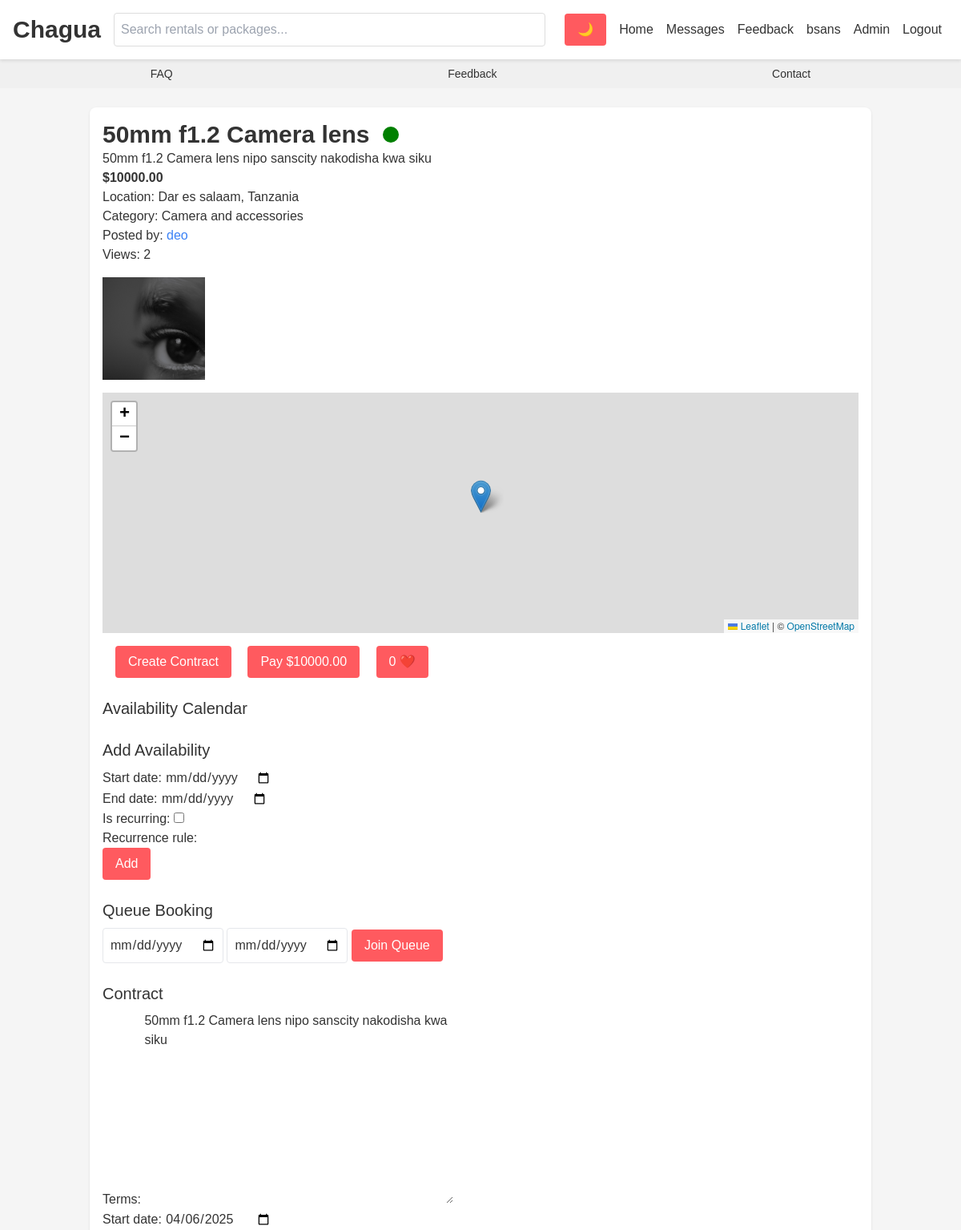
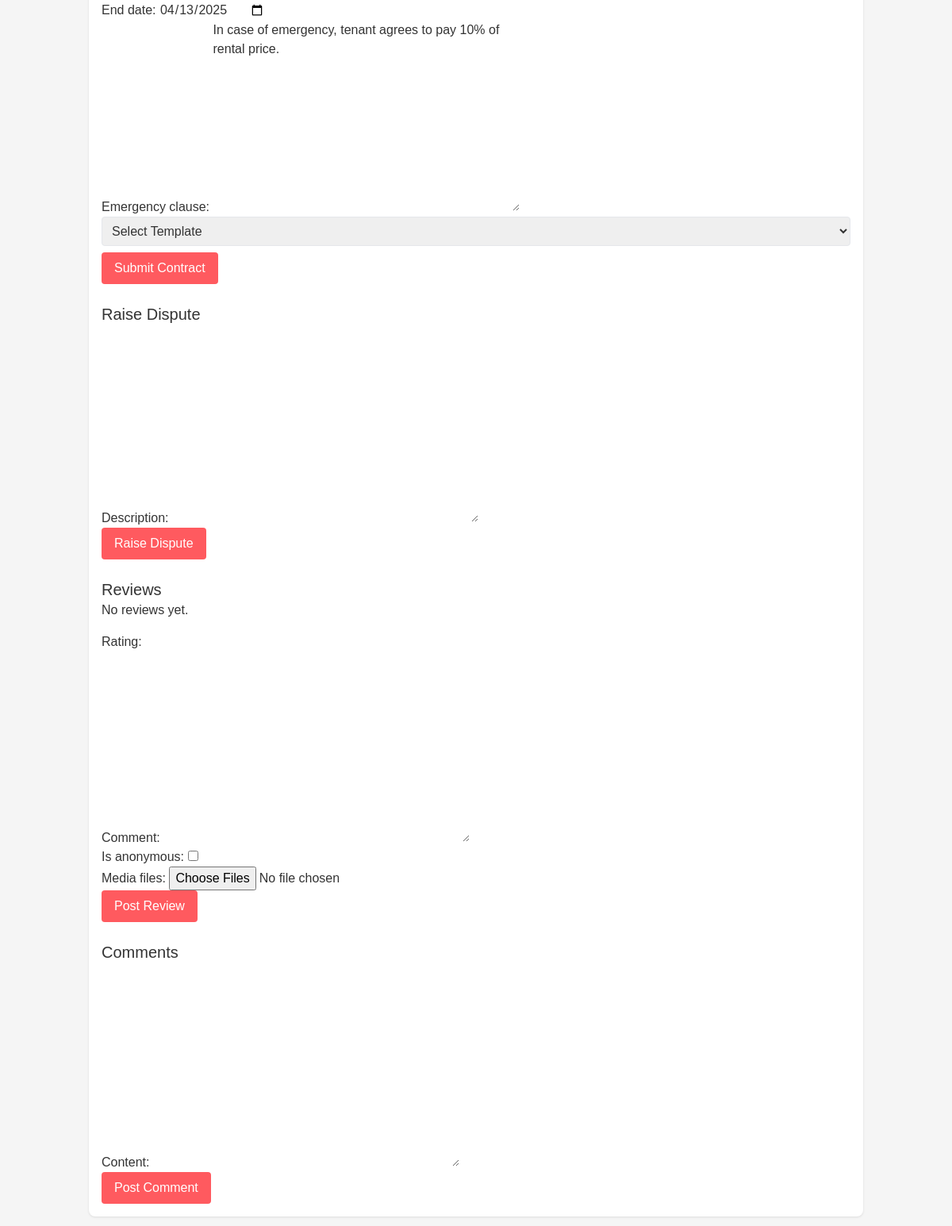
The page /rental/1/ (signed in) on the database its author committed (2 pictures, top to bottom).
### core/models.py (models this page shows, shortened)
class User(AbstractUser):
    USER_TYPE_CHOICES = (('individual', 'Individual'), ('business', 'Business'))
    BADGE_CHOICES = (('blue', 'Blue'), ('green', 'Green'), ('gold', 'Gold'))
    user_type = models.CharField(max_length=10, choices=USER_TYPE_CHOICES, default='individual')
    email = models.EmailField(unique=True)
    phone_number = models.CharField(max_length=15, blank=True)
    profile_picture = models.ImageField(upload_to='profile_pics/', blank=True, null=True)
    is_verified = models.BooleanField(default=False)
    verification_document = models.FileField(upload_to='verification_docs/', blank=True, null=True)
    trust_badge = models.BooleanField(default=False)
    badge_color = models.CharField(max_length=10, choices=BADGE_CHOICES, blank=True, null=True)
    is_premium = models.BooleanField(default=False)
    bio = models.TextField(blank=True)
    is_custom_admin = models.BooleanField(default=False)
    admin_permissions = models.JSONField(default=dict)
    followers = models.ManyToManyField('self', symmetrical=False, related_name='following', blank=True)
    theme_preference = models.CharField(max_length=10, choices=(('light', 'Light'), ('dark', 'Dark')), default='light')
    perfect_activity_since = models.DateTimeField(null=True, blank=True)
    city = models.CharField(max_length=100, blank=True)
    country = models.CharField(max_length=100, blank=True)
    def __str__(self):
        return self.username

class Rental(models.Model):
    owner = models.ForeignKey(User, on_delete=models.CASCADE, related_name='rentals')
    team = models.ForeignKey(Team, on_delete=models.SET_NULL, null=True, blank=True, related_name='rentals')
    category = models.ForeignKey(Category, on_delete=models.SET_NULL, null=True)
    title = models.CharField(max_length=255)
    description = models.TextField()
    price = models.DecimalField(max_digits=10, decimal_places=2, validators=[MinValueValidator(0)])
    city = models.CharField(max_length=100, blank=True)
    country = models.CharField(max_length=100, blank=True)
    latitude = models.FloatField(null=True, blank=True)
    longitude = models.FloatField(null=True, blank=True)
    created_at = models.DateTimeField(auto_now_add=True)
    media = models.ManyToManyField('Media', blank=True)
    likes = models.ManyToManyField(User, related_name='liked_rentals', blank=True)
    views = models.PositiveIntegerField(default=0)
    is_verified = models.BooleanField(default=False)
    is_featured = models.BooleanField(default=False)
    boosted = models.BooleanField(default=False)

class Category(models.Model):
    name = models.CharField(max_length=50)
    slug = models.SlugField(unique=True)

class Media(models.Model):
    file = models.FileField(upload_to='rental_media/', max_length=255)
    uploaded_by = models.ForeignKey(User, on_delete=models.CASCADE)
    uploaded_at = models.DateTimeField(auto_now_add=True)

### core/views.py (the view, shortened to what this page needs)
# urls.py: path('rental/<int:rental_id>/', views.rental_detail, name='rental_detail'),
def rental_detail(request, rental_id):
    rental = get_object_or_404(Rental, id=rental_id)
    rental.views += 1
    rental.save()
    comments = rental.comments.filter(parent__isnull=True)
    comment_form = CommentForm()
    review_form = ReviewForm()
    availability_form = AvailabilityForm()
    dispute_form = DisputeForm()
    task_form = TaskForm()
    contract_form = ContractForm(initial={'terms': rental.description, 'start_date': timezone.now().date(), 'end_date': timezone.now().date() + timezone.timedelta(days=7)})
    if request.headers.get('X-Requested-With') == 'XMLHttpRequest':
        return JsonResponse({'comments': [c.content for c in comments], 'availabilities': [{'start': a.start_date.isoformat(), 'end': a.end_date.isoformat()} for a in rental.availabilities.all()]})
    return render(request, 'core/rental_detail.html', {
        'rental': rental, 'comments': comments, 'comment_form': comment_form, 'review_form': review_form,
        'availability_form': availability_form, 'dispute_form': dispute_form, 'task_form': task_form,
        'contract_form': contract_form, 'templates': ContractTemplate.objects.all()
    })

### core/forms.py
class CommentForm(forms.ModelForm):
    class Meta:
        model = Comment
        fields = ['content']

class ReviewForm(forms.ModelForm):
    media_files = forms.FileField(widget=MultiFileInput(), required=False)  # Use custom MultiFileInput
    class Meta:
        model = Review
        fields = ['rating', 'comment', 'is_anonymous']

### core/templates/core/rental_detail.html (shortened to what this page needs)
{% extends 'core/base.html' %}
{% load i18n %}
{% block content %}
    <div class="card" data-rental-id="{{ rental.id }}">
        <h1 class="text-3xl font-bold">{{ rental.title }} {% if rental.is_verified %}<span class="badge green"></span>{% endif %}</h1>
        <p>{{ rental.description }}</p>
        <p class="font-bold">${{ rental.price }}</p>
        <p>{% trans "Location" %}: {{ rental.city }}, {{ rental.country }}</p>
        <p>{% trans "Category" %}: {{ rental.category.name }}</p>
        <p>{% trans "Posted by" %}: <a href="{% url 'profile' rental.owner.username %}" class="text-blue-500">{{ rental.owner }}</a></p>
        <p>{% trans "Views" %}: {{ rental.views }}</p>
        <div class="mt-4">
            {% for media in rental.media.all %}
                <img src="{{ media.file.url }}" class="w-32 h-32 object-cover inline-block mr-2 cursor-pointer" onclick="showModal('media-{{ media.id }}')">
            {% endfor %}
        </div>
        {% if rental.latitude and rental.longitude %}
            <div id="map-{{ rental.id }}" class="map mt-4" data-lat="{{ rental.latitude }}" data-lng="{{ rental.longitude }}"></div>
        {% endif %}
        {% if user.is_authenticated %}
            <form method="post" class="mt-4 space-x-4">
                <button type="submit" name="contract" class="button">{% trans "Create Contract" %}</button>
                <button type="submit" name="payment" class="button">{% trans "Pay" %} ${{ rental.price }}</button>
                <button type="submit" name="like" formaction="{% url 'like_rental' rental.id %}" class="button">{{ rental.likes.count }} ❤️</button>
            </form>
            <h3 class="mt-6 text-xl">{% trans "Availability Calendar" %}</h3>
            <h3 class="mt-6 text-xl">{% trans "Add Availability" %}</h3>
            <form method="post" class="mt-2">
                {{ availability_form.as_p }}
                <button type="submit" name="availability" class="button">{% trans "Add" %}</button>
            </form>
            <h3 class="mt-6 text-xl">{% trans "Queue Booking" %}</h3>
            <form method="post" class="mt-2">
                <input type="date" name="start_date" class="border p-2 rounded" required>
                <input type="date" name="end_date" class="border p-2 rounded" required>
                <button type="submit" name="queue" class="button">{% trans "Join Queue" %}</button>
            </form>
            <h3 class="mt-6 text-xl">{% trans "Contract" %}</h3>
            <form method="post" class="mt-2">
                {{ contract_form.as_p }}
                <select name="template" class="border p-2 rounded w-full mb-2">
                    <option value="">{% trans "Select Template" %}</option>
                </select>
                <button type="submit" name="contract" class="button">{% trans "Submit Contract" %}</button>
            </form>
            <h3 class="mt-6 text-xl">{% trans "Raise Dispute" %}</h3>
            <form method="post" class="mt-2">
                {{ dispute_form.as_p }}
                <button type="submit" name="dispute" class="button">{% trans "Raise Dispute" %}</button>
            </form>
        {% endif %}
        <h3 class="mt-6 text-xl">{% trans "Reviews" %}</h3>
        {% for review in rental.review_set.all %}
            <div class="border-b py-2">
                <p>{{ review.comment }}</p>
                <p class="text-sm">{% if review.is_anonymous %}{% trans "Anonymous" %}{% else %}{{ review.reviewer }}{% endif %} - {{ review.rating }}/5 - {{ review.created_at }}</p>
                {% for media in review.media.all %}
                    <img src="{{ media.file.url }}" class="w-16 h-16 object-cover inline-block mr-2" alt="Review Media">
                {% endfor %}
            </div>
        {% empty %}
            <p>{% trans "No reviews yet." %}</p>
        {% endfor %}
        {% if user.is_authenticated %}
            <form method="post" class="mt-4" enctype="multipart/form-data">
                {{ review_form.as_p }}
                <button type="submit" name="review" class="button">{% trans "Post Review" %}</button>
            </form>
        {% endif %}
        <h3 class="mt-6 text-xl">{% trans "Comments" %}</h3>
        {% if user.is_authenticated %}
            <form method="post" action="{% url 'add_comment' rental.id %}" class="mt-4">
                {{ comment_form.as_p }}
                <button type="submit" name="comment" class="button">{% trans "Post Comment" %}</button>
            </form>
        {% endif %}
    </div>
{% endblock %}

### core/templates/core/base.html (shortened to what this page needs)
{% load i18n static %}
<!DOCTYPE html>
<html lang="{% if request.LANGUAGE_CODE %}{{ request.LANGUAGE_CODE }}{% else %}en{% endif %}">
<head>
    <link href="https://cdn.jsdelivr.net/npm/tailwindcss@2.2.19/dist/tailwind.min.css" rel="stylesheet">
    <link rel="stylesheet" href="{% static 'css/styles.css' %}">
    <link rel="stylesheet" href="https://unpkg.com/leaflet@1.9.4/dist/leaflet.css" />
    <link rel="stylesheet" href="https://cdn.jsdelivr.net/npm/fullcalendar@5.11.3/main.min.css" />
</head>
<body data-username="{{ user.username }}" data-theme="{{ user.theme_preference }}">
    <header class="navbar sticky top-0 z-20">
        <a href="{% url 'dashboard' %}" class="text-3xl font-bold">Chagua</a>
        <div class="search-bar">
            <form method="get" action="{% url 'dashboard' %}">
                <input type="text" name="q" placeholder="{% trans 'Search rentals or packages...' %}" value="{{ request.GET.q }}" class="focus:outline-none">
            </form>
        </div>
        <nav class="nav-menu">
            <button onclick="toggleTheme()">🌙</button>
            <a href="{% url 'dashboard' %}">{% trans "Home" %}</a>
            <a href="{% url 'messaging' %}">{% trans "Messages" %} {% if notifications %}<span class="bg-red-500 text-white rounded-full px-2">{{ notifications.count }}</span>{% endif %}</a>
            <a href="{% url 'feedback' %}">{% trans "Feedback" %}</a>
            {% if user.is_authenticated %}
                <div class="dropdown relative">
                    <a href="{% url 'profile' user.username %}">{{ user.username }}</a>
                </div>
                {% if user.is_superuser or user.is_custom_admin %}
                    <a href="{% url 'admin_dashboard' %}">{% trans "Admin" %}</a>
                {% endif %}
                <a href="{% url 'logout' %}">{% trans "Logout" %}</a>
            {% else %}
                <a href="{% url 'login' %}">{% trans "Login" %}</a>
                <a href="{% url 'register' %}">{% trans "Register" %}</a>
            {% endif %}
        </nav>
    </header>
    <div class="secondary-nav flex justify-around items-center text-sm">
        <a href="{% url 'feedback' %}" class="hover:text-primary">{% trans "FAQ" %}</a>
        <a href="{% url 'feedback' %}" class="hover:text-primary">{% trans "Feedback" %}</a>
        <a href="#" class="hover:text-primary">{% trans "Contact" %}</a>
    </div>
    <main class="container mx-auto p-6">
        {% block content %}{% endblock %}
    </main>
</body>
</html>

### core/static/css/styles.css (style rules this page uses)
:root { --bg-light: #f5f5f5; --bg-dark: #1a1a1a; --text-light: #333; --text-dark: #e5e5e5; --card-light: #fff; --card-dark: #333; --primary: #ff5a5f; --primary-hover: #e04e52; }
body { font-family: 'Arial', sans-serif; background: var(--bg-light); color: var(--text-light); transition: all 0.3s ease; }
header { background: var(--card-light); box-shadow: 0 2px 4px rgba(0,0,0,0.1); }
.secondary-nav { background: #f0f0f0; padding: 0.5rem 1rem; }
.card { background: var(--card-light); border-radius: 8px; padding: 1rem; margin-bottom: 1rem; box-shadow: 0 1px 3px rgba(0,0,0,0.1); }
button, .button { background: var(--primary); color: white; padding: 0.5rem 1rem; border-radius: 4px; border: none; transition: background 0.2s; }
.map { height: 300px; width: 100%; }
.navbar { display: flex; justify-content: space-between; align-items: center; padding: 1rem; }
.navbar .search-bar { flex-grow: 1; margin: 0 1rem; }
.navbar .search-bar input { width: 100%; padding: 0.5rem; border-radius: 4px; border: 1px solid #ddd; }
.nav-menu { display: flex; align-items: center; }
.nav-menu a, .nav-menu button { margin: 0 0.5rem; color: var(--text-light); }
.badge { display: inline-block; width: 20px; height: 20px; border-radius: 50%; margin-left: 0.5rem; }
.badge.green { background: green; }

### rows shown on the page
User: username "bsans"
Rental: title "50mm f1.2 Camera lens", description "50mm f1.2 Camera lens nipo sanscity nakodisha kwa siku", price "10000.00", city "Dar es salaam", country "Tanzania", category.name "Camera and accessories", owner "deo", views "2", likes.count "0"
Media: file (picture)
